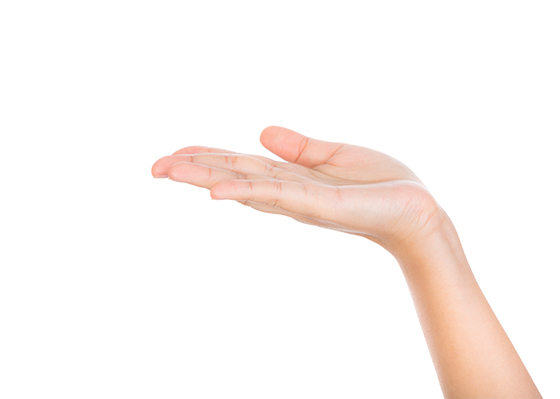
#> input picture Python_OpenCV/images/hand2.jpg, 560 x 399 px
$ jupyter execute --allow-errors OpenCV_Practice2.ipynb   (older library calls are emulated)
#> lines starting #> are read from the running program, lines starting #| are printed output that depends on the picture; after the words box and inside, x2 and y2 are one past the last pixel; in counts of white or black regions, pixels touching at a corner belong together; long printed decimals are rounded
[cell 1]
# 11. 그레이스케일 영상의 히스토그램 평활화
import cv2
import numpy as np
from matplotlib import pyplot as plt

src = cv2.imread('./images/lena.png', cv2.IMREAD_GRAYSCALE)
dst = cv2.equalizeHist(src)
cv2.imshow('dst',dst)


plt.title('Grayscale histogram of lena.png')

hist1 = cv2.calcHist(images = [src], channels = [0], mask=None, histSize=[256], ranges=[0,256])
#> hist1 = 256 values from 0 to 0
plt.plot(hist1, color='b', label='hist1 in src')

hist2 = cv2.calcHist(images = [dst], channels=[0], mask = None, histSize = [256], ranges=[0,256])
#> hist2 = 256 values from 0 to 0
plt.plot(hist2, color='r', alpha=0.7, label='hist2 in dst')
plt.legend(loc='best')
plt.show()

cv2.waitKey()
cv2.destroyAllWindows()

[cell 2]
# 12. 컬러영상의 히스토그램 평활화
import cv2
import numpy as np
from matplotlib import pyplot as plt

src = cv2.imread('./images/lena.png')
cv2.imshow('src',src)

#1 hsv
# 1-1 색을 split로 분리하기
#> (the rest of this cell did not finish here and is left out)

[cell 3]
# 13. 역투영 - 정해진 임계치와 비슷한 영역만 검출하기
# 추적할 물체를 관심 영역으로 지정한 후에, 컬러 정보(hue)의 히스토그램을 계산하고, 추적할 때, 계산된 히스토그램을 비디오에 역투영하고
# 임계치를 적용하여 추적을 위한 영상과 컬러 정보가 비슷한 영역만을 검추랗ㄹ 수 있다.
# 비디오 물체추적 방법은 meanShift, CamShift 함수에서 히스토그램 역투영을 사용한다.

import cv2
import numpy as np

img = cv2.imread("./images/hand2.jpg")
#> img is the input picture: shape (399, 560, 3); mean B, G, R 243.4, 246.2, 252.4
img = cv2.resize(img, dsize=(300,300))
#> img: shape (300, 300, 3)

# YCrCb 로 변환
img_ycrcb = cv2.cvtColor(img,cv2.COLOR_BGR2YCrCb)
#> img_ycrcb: shape (300, 300, 3); mean of channels 0, 1, 2 247.7, 131.3, 125.6

# 1-1 ycrcb 손모양만 검출
# 살색은 기본적으로 : Cr:133 ~ 173, Cb :"77~127
# YCrCb -> y는 휘도성분, Cb와 Cr은 색차 성분 -> 색차란 임의의 색과 그 색과 같은 휘도를 가진 기준색과의 측색적인 차이
# inRange함수는 특정색만 검출할 때 (0~255, 133~173. 77 ~ 127)
hand = cv2.inRange(img_ycrcb, np.array([0,133,77]), np.array([255,173,127]))
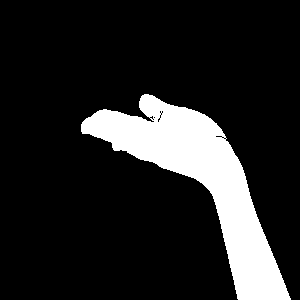
#> hand: shape (300, 300); 14.5% white; 1 white region, box (x1, y1, x2, y2) and area: (81, 94, 291, 300) 13091

cv2.imshow("origin",img)
cv2.imshow("hand",hand)
cv2.waitKey(0)
cv2.destroyAllWindows()

[cell 4]
# 14 영상 잡음제거 및 부드럽게 블러 & 스무딩
# boxFilter(주변평균값필터), bilateralFilter(양방향), medianBlur, GaussianBlur 필터
# 필터는 또는 윈도우라고 부르는데, 3x3, 5x5, 7x7,11x11과 같이 홀수크기를 주로 사용.
import cv2
import numpy as np

src = cv2.imread('./images/lena.png')
#> (the rest of this cell did not finish here and is left out)

[cell 5]
# 15 미디안 필터, 블러, 가우시안 필터
import cv2
import numpy as np

src = cv2.imread('./images/lena.png')
#> (the rest of this cell did not finish here and is left out)

[cell 6]
# 16. 미분필터 - Sobel 필터
# ksize=3 에서의 1차 필터
#  -1  0  1    -1 -2 -1         1  0  -1
#  -2  0  2     0  0  0         0  0  0
#  -1  0  1     1  2  1        -1  0  1
#  dx=1, dy=0  / dx=0 dy=1  / dx=1, dy=1

# ksize=3에서 2차 미분 필터
#  1  -2  1    1  2  1      1  -2  1
#  2  -4  2   -2 -4  -2    -2  4  -2
#  1  2  1    1   2  1     1  -2  1
#  dx=2, dy=0  / dx=0 dy=0  / dx=2 dy=2

import cv2
import numpy as np
src = cv2.imread('./images/lena.png', cv2.IMREAD_GRAYSCALE)

#1 - Sobel함수 계산
#> (the rest of this cell did not finish here and is left out)

[cell 7]
# 17. Laplacian 필터
import cv2
import numpy as np

#1 원본, 블러처리 두개 만들기
src = cv2.imread('./images/lena.png', cv2.IMREAD_GRAYSCALE)
#> (the rest of this cell did not finish here and is left out)

[cell 8]
# 18. filter2D()와 sepFilter2D() 에 의한 엣지 검출
# 앵커점은 필터의 기준이 되는 중심점으로 필터 크기가 3x3이면 anchor = Point(1,1)이고, 필터 크기가 5x5이면 anchor=Point(2,2) 이다.
# OpenCV는 cv2.filter2D()와 cv2.sepFilter2D()로 함수에 적용 가능하다.
# filter2D(src, ddepth, kernel) 입력 src에 윈도우 kernel을 이용하여 회선을 계산하여 dst에 저장한다.
# sepFilter2D(src, ddepth, kernelX, kernelY) kernelX 적용한 결과의 각 열에 커널 kernelY 적용하여 필터링
# ddepth는 dst의 화소 깊이로 ddepth=-1이면 입력과 같은 화소 깊이
# kernel은 1-채널 실수 배열로 src의 모든 채널에 동일하게 적용된다. anchor는 커널의 중심점으로 kernel내의 위치

import cv2
import numpy as np

src= cv2.imread('./images/lena.png', cv2.IMREAD_GRAYSCALE)

#1 미분선형 필터 kx, ky 생성후
kx, ky = cv2.getDerivKernels(1,0,ksize=3) # 커널 생성
sobelX = ky.dot(kx.T)
print('kx=', kx)
print('ky=', ky)
print('sobelX=', sobelX)
#> (the rest of this cell did not finish here and is left out)

[cell 9]
# 19 모폴로지 연산
# 침식(erode), 팽창(diate), 열기 (open), 닫기(closing)
# getStructuringElement() , erode(), dilate(), morphologyEx 등
# getStructuringElement() 함수는 모폴로지 연산에 사용하는 MORPH_RECT, MORPH_ELLIPSE, MORPH_CROSS 모양의 ksize 크기 구조요소 반환

import cv2
import numpy as np

src = cv2.imread('./images/morphology.png', cv2.IMREAD_GRAYSCALE)
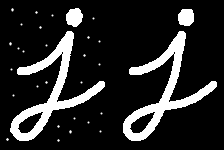
#> input picture Python_OpenCV/images/morphology.png, 224 x 150 px
#> src is the input picture: shape (150, 224); min 0, max 255, mean 39.8
kernel = cv2.getStructuringElement(shape = cv2.MORPH_RECT, ksize =(3,3))
closing = cv2.morphologyEx(src, cv2.MORPH_CLOSE ,kernel, iterations =5)
opening = cv2.morphologyEx(src, cv2.MORPH_OPEN, kernel, iterations=5)
#> opening: shape (150, 224); 2.1% white; 4 white regions, box (x1, y1, x2, y2) and area: (67, 10, 81, 25) 201, (179, 10, 193, 25) 201, (60, 39, 72, 52) 153, (172, 39, 184, 52) 153
gradient = cv2.morphologyEx(opening, cv2.MORPH_GRADIENT, kernel)
#> gradient: shape (150, 224); 1.3% white in thin lines or dots, all inside (x1, y1, x2, y2) = (59, 9, 194, 53)

tophat = cv2.morphologyEx(src, cv2.MORPH_TOPHAT, kernel, iterations = 5)
balckhat = cv2.morphologyEx(src, cv2.MORPH_BLACKHAT, kernel, iterations = 5)

cv2.imshow('opening', opening)
cv2.imshow('closing', closing)
cv2.imshow('gradient', gradient)
cv2.imshow('tophat', tophat)
cv2.imshow('balckhat', balckhat)
cv2.waitKey()
cv2.destroyAllWindows()

[cell 10]
# 20 템플릿 매칭
# 템플릿 매칭은 물체 인식, 스테레오 영상에서 대응점 검출등에 사용될 수 있다.
# 템플릿 매칭은 이동(translation) 문제는 해결할 수 있지만, 회전 및 스케일링된 물체에 대한 매칭은 여러 개의 템플릿을 이용할수있으나 어려움
# 에지, 코너점, 주파수 변환등의 특징 공간으로 변환하여 템프릿 매칭을 수행할 수도 있으며, 영상의 밝기 등에 덜 민감하도록 정규화 과정 필요
# 매칭 방법은 상관관계(correlatin), SAD(Sum of absolute differences) 등을 사용한다.
# method = cv2.TM_SQDIFF - 템플릿 T를 탐색영역 I에서 이동시켜가며 차이의 제곱합계를 계산한다.
# method = cv2.TM_SQDIFF_NORMED - R(sqdiff)을 D로 나누어 정규화한다.
# method = cv2.TM_CCORR - 템플릿 T를 탐색영역 I에서 이도이켜가며 곱의 한계를 계산한다.
# method = cv2.TM_CCORR_NORMED - R(ccorr)을 D로 나누어 정규화한다.
# method = cv2.TM_CCOEFF - T은 템플릿 T의 각 요소값에서 평균을 뺄셈한 변환 템플릿이며 각 평균값으로 보정하여 비교함. 매칭되는 위치에서 큰 값을 가짐
# method = cv2.TM_CCOEFF_NORMED - R(ccoeff)을 D로 나누어 정규화한다.
import cv2
import numpy as np

src = cv2.imread('./images/alphabet.bmp', cv2.IMREAD_GRAYSCALE)
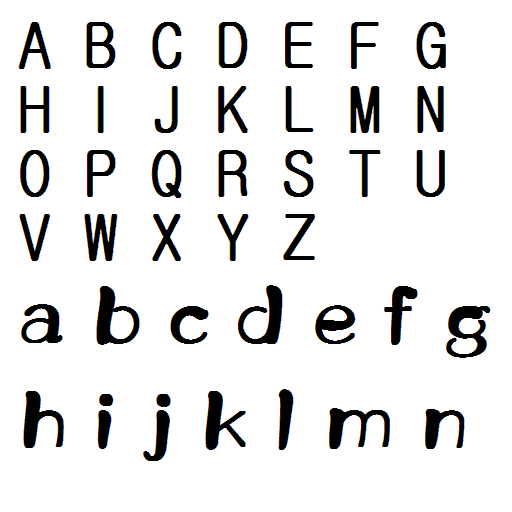
#> input picture Python_OpenCV/images/alphabet.bmp, 512 x 512 px
#> src: shape (512, 512); min 0, max 255, mean 228.8
tmp_A = cv2.imread('./images/a.bmp', cv2.IMREAD_GRAYSCALE)
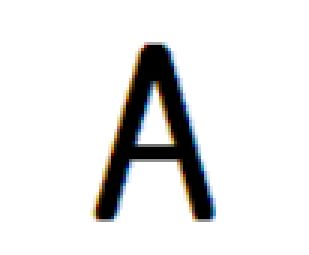
#> input picture Python_OpenCV/images/a.bmp, 103 x 85 px (shown 3 times larger)
#> tmp_A: shape (85, 103); min 0, max 255, mean 229.3
tmp_B = cv2.imread('./images/b.png', cv2.IMREAD_GRAYSCALE)
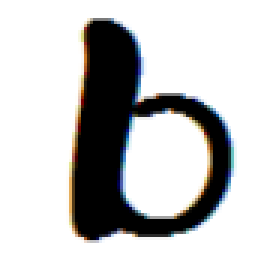
#> input picture Python_OpenCV/images/b.png, 89 x 88 px (shown 3 times larger)
#> tmp_B: shape (88, 89); min 0, max 255, mean 196.2
tmp_D = cv2.imread('./images/d.png', cv2.IMREAD_GRAYSCALE)
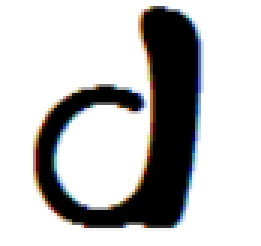
#> input picture Python_OpenCV/images/d.png, 87 x 82 px (shown 3 times larger)
#> tmp_D: shape (82, 87); min 0, max 255, mean 192.4
tmp_G = cv2.imread('./images/g.png', cv2.IMREAD_GRAYSCALE)
dst = cv2.cvtColor(src, cv2.COLOR_GRAY2BGR)

#1
R1 = cv2.matchTemplate(src, tmp_A, cv2.TM_SQDIFF_NORMED)
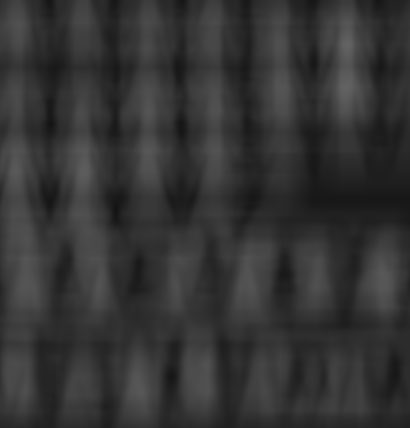
#> R1: shape (428, 410) float32; min 0.0815, max 0.39, mean 0.206
minVal, _, minLoc, _ = cv2.minMaxLoc(R1)
#> minVal = 0.0815; minLoc = (50, 123)
print('TM_SQDIFF_NORMED:', minVal, minLoc)
#| TM_SQDIFF_NORMED: 0.08155 (50, 123)

w, h = tmp_A.shape[:2]
#> w = 85; h = 103
cv2.rectangle(dst, minLoc, (minLoc[0] + h, minLoc[1] + w),(255,0,0,),2)
#> dst: shape (512, 512, 3); mean B, G, R 228.9, 227.8, 227.8

#2 -
R2 = cv2.matchTemplate(src, tmp_B, cv2.TM_CCORR_NORMED)
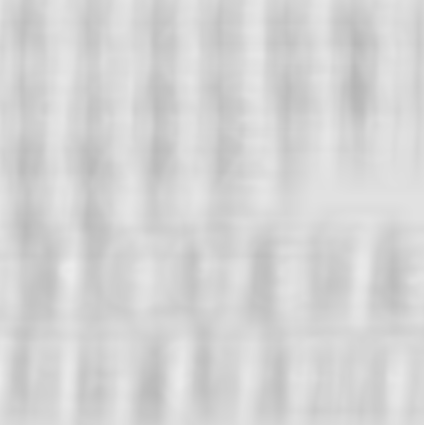
#> R2: shape (425, 424) float32; min 0.718, max 0.924, mean 0.834
_, maxVal, _, maxLoc = cv2.minMaxLoc(R2)
#> maxVal = 0.924; maxLoc = (71, 265)
print('TM_CCORR_NORMED:', maxVal, maxLoc)
#| TM_CCORR_NORMED: 0.924 (71, 265)
w, h = tmp_B.shape[:2]
#> w = 88; h = 89
cv2.rectangle(dst, maxLoc, (maxLoc[0] +h, maxLoc[1] + w), (0,255,0), 2)
#> dst: shape (512, 512, 3); mean B, G, R 227.9, 227.8, 226.8

#3 - TM_CCOEFF_NORMED 방법으로 매칭한 결과를 R3에 저장
R3 = cv2.matchTemplate(src, tmp_D, cv2.TM_CCOEFF_NORMED)
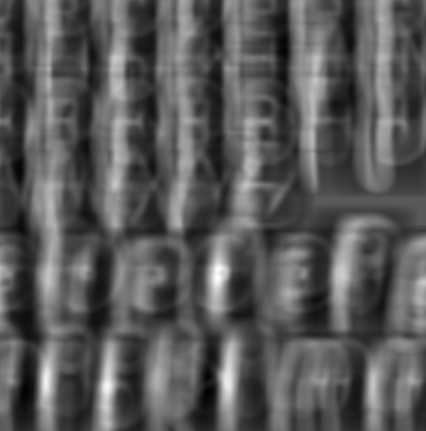
#> R3: shape (431, 426) float32; min -0.302, max 0.561, mean -0.000493; drawn with min black and max white
_, maxVal, _, maxLoc = cv2.minMaxLoc(R3)
#> maxVal = 0.561; maxLoc = (218, 268)
print('TM_CCOEFF_NORMED', maxVal, maxLoc)
#| TM_CCOEFF_NORMED 0.5613 (218, 268)
w, h = tmp_D.shape[:2]
#> w = 82; h = 87
cv2.rectangle(dst, maxLoc, (maxLoc[0] + h, maxLoc[1] + w), (0,0,255), 2)
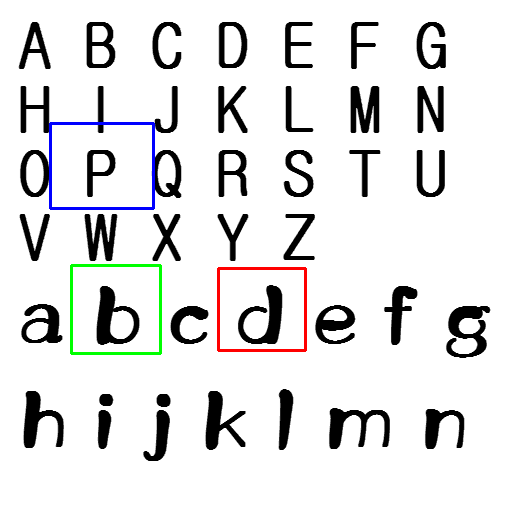
#> dst: shape (512, 512, 3); mean B, G, R 226.9, 226.8, 226.8
cv2.imshow('dst', dst)
cv2.waitKey()
cv2.destroyAllWindows()
